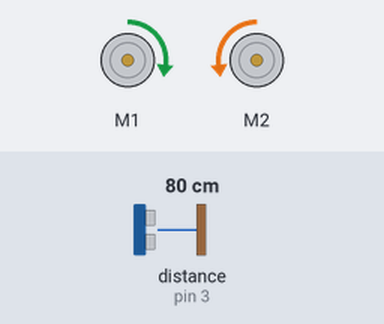
This sketch was run on a simulated Arduino Uno, built with avr-gcc and run on an emulated ATmega328P. Parts: 2 × DC motor (green arrow = forward, orange = backward, longer = faster). The test bench sets the inputs (shaded band); at power-on: distance to the obstacle (sensor on pin 3) 80 cm.

Above: at 1.2 s.
1.3 s: distance to the obstacle (sensor on pin 3) set to 38 cm
2.8 s: distance to the obstacle (sensor on pin 3) set to 32 cm
At 3.4 s:
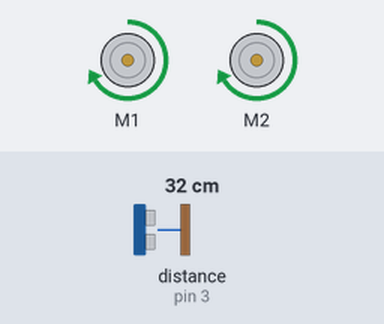
4.3 s: distance to the obstacle (sensor on pin 3) set to 35 cm
At 5.5 s:
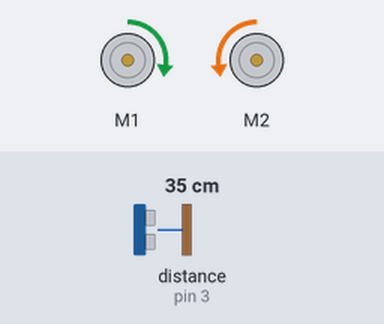
5.8 s: distance to the obstacle (sensor on pin 3) set to 2 cm
At 6.6 s:
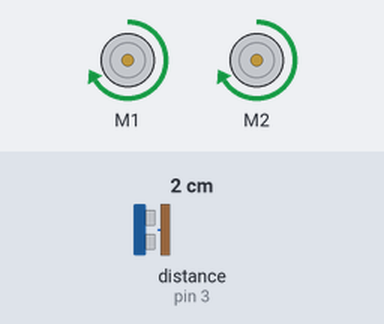
Timing chart, 0 to 8.3 s (numbered marks = the images above; inputs shaded):
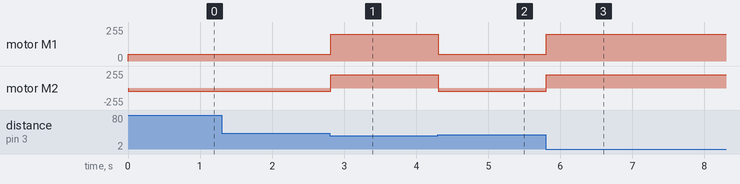

The sketch:

Makeblock_tank_with_while_loop.ino
```cpp
#include <Makeblock.h>
#include <SoftwareSerial.h>
#include <Wire.h>

MeUltrasonicSensor ultraSensor3(PORT_3);
MeDCMotor dcMotor1_m(M1);
MeDCMotor dcMotor2_m(M2);

void setup()
{
  Serial.begin(9600);
}

void loop()
{
  double dist = ultraSensor3.distanceCm(); //reads sensor
  while ( dist < 35 ) // loops until distance equals 35 or more
  {
    dcMotor1_m.run(200);
    dcMotor2_m.run(200); //makes turn left
    delay(10); //delays for ten milliseconds
    dist = ultraSensor3.distanceCm(); //reads sensor again

  }

    dcMotor1_m.run(50);
    dcMotor2_m.run(-50); //makes go forward
    delay(10); //delays for ten milliseconds


  }
```

Measured:
- the behaviour switches between 35 and 34 cm on distance to the obstacle (sensor on pin 3) (found by bisection; images 0 and 1)
- after the input at 1.3 s, every drawn part: stays the same
- after the input at 2.8 s, motor M1: forward 50/255 → forward 200/255 at once; motor M2: backward 50/255 → forward 200/255 at once
- after the input at 4.3 s, motor M1: forward 200/255 → forward 50/255 at once; motor M2: forward 200/255 → backward 50/255 at once
- after the input at 5.8 s, motor M1: forward 50/255 → forward 200/255 at once; motor M2: backward 50/255 → forward 200/255 at once
